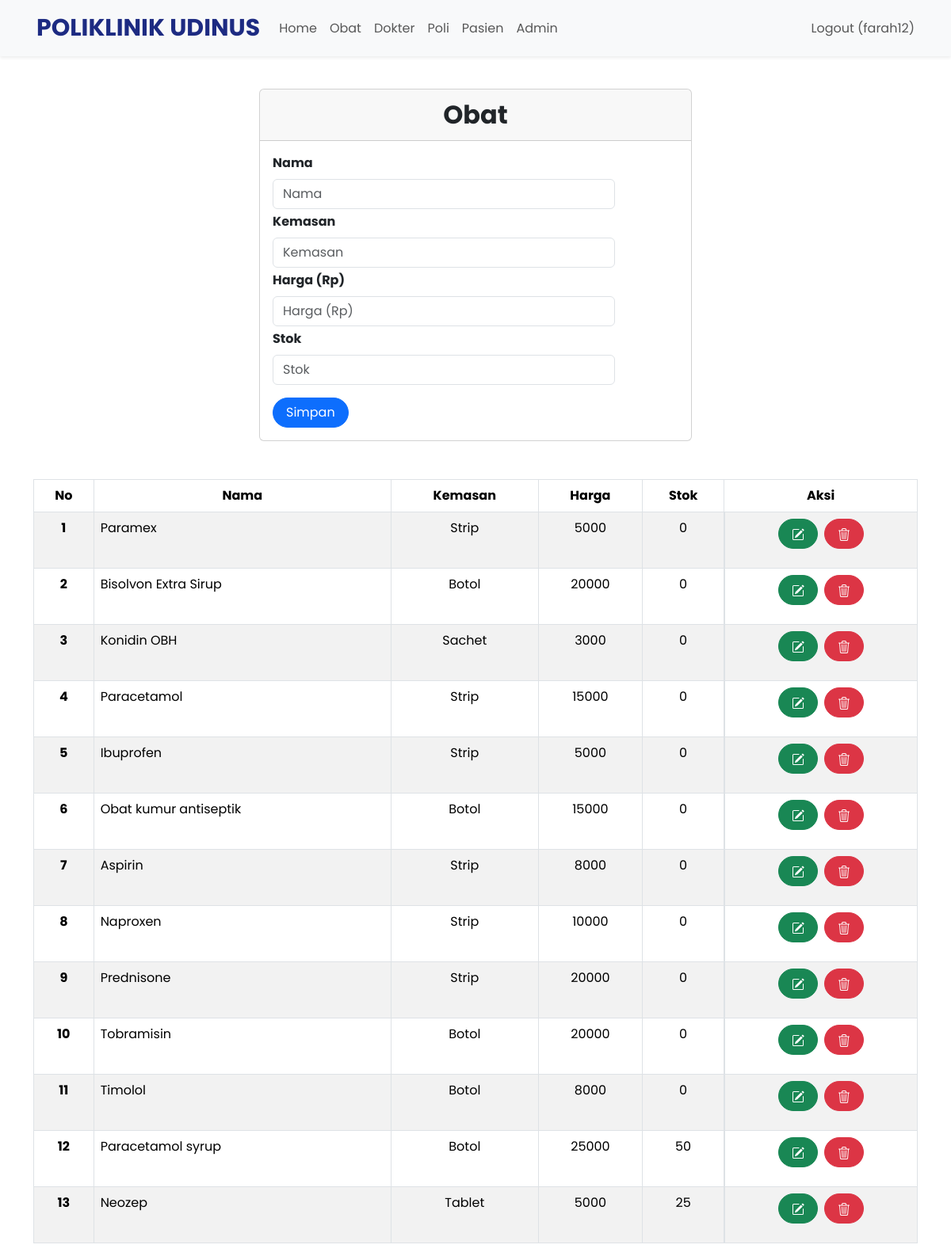
Page /index.php?page=obat (signed in) on the committed database.
### tables this page shows
CREATE TABLE `obat` (
  `id` int(11) NOT NULL,
  `nama_obat` varchar(100) NOT NULL,
  `kemasan` varchar(50) NOT NULL,
  `harga` double NOT NULL,
  `Stok` int(11) NOT NULL
);

### obat.php (the view, shortened to what this page needs)
<br>
<div class="container">
    <div class="row justify-content-center">
        <div class="col-md-6">
            <div class="card">
                <div class="card-header text-center fw-bold" style="font-size: 2rem;">Obat</div>
                <div class="card-body">
                    <form class="form row" style="width: 30rem;" method="POST" action="" name="myForm" onsubmit="return(validate());">
                        <?php
                        $nama_obat = '';
                        $kemasan = '';
                        $harga = '';
                        $Stok = '';
                        ?>
                        <div class="row">
                            <label for="inputNama" class="form-label fw-bold">
                                Nama
                            </label>
                            <div>
                                <input type="text" class="form-control" name="nama_obat" id="inputNama" placeholder="Nama" value="<?php echo $nama_obat ?>">
                            </div>
                        </div>
                        <div class="row mt-1">
                            <label for="inputKemasan" class="form-label fw-bold">
                                Kemasan
                            </label>
                            <div>
                                <input type="text" class="form-control" name="kemasan" id="inputKemasan" placeholder="Kemasan" value="<?php echo $kemasan ?>">
                            </div>
                        </div>
                        <div class="row mt-1">
                            <label for="inputHarga" class="form-label fw-bold">
                                Harga (Rp)
                            </label>
                            <div>
                                <input type="text" class="form-control" name="harga" id="inputHarga" placeholder="Harga (Rp)" value="<?php echo $harga ?>">
                            </div>
                        </div>
                        <div class="row mt-1">
                            <label for="inputStok" class="form-label fw-bold">
                                Stok
                            </label>
                            <div>
                                <input type="text" class="form-control" name="Stok" id="inputStok" placeholder="Stok" value="<?php echo $Stok ?>">
                            </div>
                        </div>
                        <div class="row mt-3">
                            <div class=col>
                                <button type="submit" class="btn btn-primary rounded-pill px-3 mt-auto" name="simpan">Simpan</button>
                            </div>
                        </div>
                    </form>
                </div>
            </div>
        </div>
    </div>
    <br>
    <br>
    <table class="table table-bordered table-striped table-hover">
        <thead>
            <tr class="text-center">
                <th scope="col">No</th>
                <th scope="col">Nama</th>
                <th scope="col">Kemasan</th>
                <th scope="col">Harga</th>
                <th scope="col">Stok</th>
                <th scope="col">Aksi</th>
            </tr>
        </thead>
        <tbody>
            <?php
            $result = mysqli_query($mysqli, "SELECT * FROM obat");
            $no = 1;
            while ($data = mysqli_fetch_array($result)) {
            ?>
                <tr>
                    <th scope="row" class="text-center"><?php echo $no++ ?></th>
                    <td><?php echo $data['nama_obat'] ?></td>
                    <td class="text-center"><?php echo $data['kemasan'] ?></td>
                    <td class="text-center"><?php echo $data['harga'] ?></td>
                    <td class="text-center"><?php echo $data['Stok'] ?></td>
                    <td class="d-flex justify-content-center ">
                        <div class="d-flex gap-2 mb-3">
                            <a type="button" class="btn btn-success rounded-pill px-3" href="index.php?page=obat&id=<?php echo $data['id'] ?>">
                            </a>
                            <a type="button" class="btn btn-danger rounded-pill px-3" href="index.php?page=obat&id=<?php echo $data['id'] ?>&aksi=hapus">
                            </a>
                        </div>
                    </td>
                </tr>
            <?php
            }
            ?>
        </tbody>
    </table>
</div>

### index.php (shortened to what this page needs)
<!doctype html>
<html lang="en">
  <head>
    <link href="https://cdn.jsdelivr.net/npm/bootstrap@5.3.2/dist/css/bootstrap.min.css" rel="stylesheet">
    <link rel="stylesheet" href="style.css">
  </head>
  <body>
    <nav class="navbar navbar-expand-lg navbar-expand-lg navbar-light bg-light pt-2 ps-4 pe-3 shadow-sm fixed-top">
        <div class="container">
            <a class="navbar-brand" href="index.php"> POLIKLINIK UDINUS </a>
            <div class="collapse navbar-collapse text-white" id="navbarNavDropdown">
                <ul class="navbar-nav">
                    <li class="nav-item">
                        <a class="nav-link" aria-current="page" href="index.php">Home</a>
                    </li>
                    <?php
                        if (isset($_SESSION['username'])){
                    ?>
                        <li class="nav-item">
                            <a class="nav-link" aria-current="page" href="index.php?page=obat">Obat</a>
                        </li>
                        <li class="nav-item">
                            <a class="nav-link" aria-current="page" href="index.php?page=dokter">Dokter</a>
                        </li>
                        <li class="nav-item">
                            <a class="nav-link" aria-current="page" href="index.php?page=poli">Poli</a>
                        </li>
                        <li class="nav-item">
                            <a class="nav-link" aria-current="page" href="index.php?page=pasien">Pasien</a>
                        </li>
                        <li class="nav-item">
                            <a class="nav-link" aria-current="page" href="index.php?page=admin">Admin</a>
                        </li>
                    <?php
                        }
                    ?>
                </ul>
                <?php
                    if (isset($_SESSION['username'])) {
                    ?>
                        <ul class="navbar-nav ms-auto">
                            <li class="nav-item">
                                <a class="nav-link" href="logoutUser.php">Logout (<?php echo $_SESSION['username'] ?>)</a>
                            </li>
                        </ul>
                    <?php
                    }
                ?>
            </div>
        </div>
    </nav>
    <main role="main" class="container-fluid">
        <?php
            if (isset($_GET['page'])) {
                include($_GET['page'] . ".php");
            }
        ?>
    </main>
  </body>
</html>

### style.css (style rules this page uses)
body { font-family: "Poppins", sans-serif; }
main { padding-top: 5.5rem; }
.navbar-brand { font-size: 30px !important; font-weight: bold; color: #1d2b82 !important; }
nav { color: #1d2b82 !important; padding: 10px; text-align: center; }
::placeholder { font-size: 16px; }

### rows in the picture
obat: nama_obat "Paramex", kemasan "Strip", harga "5000", Stok "0"
obat: nama_obat "Bisolvon Extra Sirup", kemasan "Botol", harga "20000", Stok "0"
obat: nama_obat "Konidin OBH", kemasan "Sachet", harga "3000", Stok "0"
obat: nama_obat "Paracetamol", kemasan "Strip", harga "15000", Stok "0"
obat: nama_obat "Ibuprofen", kemasan "Strip", harga "5000", Stok "0"
obat: nama_obat "Obat kumur antiseptik", kemasan "Botol", harga "15000", Stok "0"
obat: nama_obat "Aspirin", kemasan "Strip", harga "8000", Stok "0"
obat: nama_obat "Naproxen", kemasan "Strip", harga "10000", Stok "0"
obat: nama_obat "Prednisone", kemasan "Strip", harga "20000", Stok "0"
obat: nama_obat "Tobramisin", kemasan "Botol", harga "20000", Stok "0"
obat: nama_obat "Timolol", kemasan "Botol", harga "8000", Stok "0"
obat: nama_obat "Paracetamol syrup", kemasan "Botol", harga "25000", Stok "50"
obat: nama_obat "Neozep", kemasan "Tablet", harga "5000", Stok "25"

### other values in the picture
$_SESSION['username'] "farah12"
